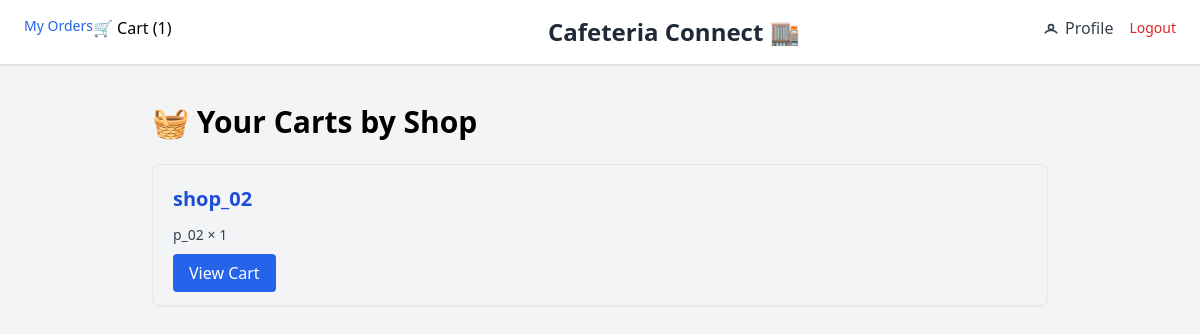
The app's page /cart/ (signed in) with its own data.
### cart/models.py (models this page shows, shortened)
class Cart(models.Model):
    user = models.ForeignKey(User, on_delete=models.CASCADE)
    shop = models.ForeignKey(Shop, on_delete=models.CASCADE)
    created_at = models.DateTimeField(auto_now_add=True)
    is_ordered = models.BooleanField(default=False)
    total_price = models.DecimalField(max_digits=10, decimal_places=2, default=0.00)
    coupon_code = models.CharField(max_length=50, blank=True, null=True)
    updated_at = models.DateTimeField(auto_now=True)

class CartItem(models.Model):
    cart = models.ForeignKey(Cart, on_delete=models.CASCADE, related_name='items', null=True)
    product = models.ForeignKey(Product, on_delete=models.CASCADE)
    quantity = models.PositiveIntegerField(default=0)
    created_at = models.DateTimeField(auto_now_add=True, null=True)
    price = models.DecimalField(max_digits=10, decimal_places=2, default=0.00)  # snapshot
    total_price = models.DecimalField(max_digits=10, decimal_places=2, default=0.00)

### shops/models.py (models this page shows, shortened)
class Shop(models.Model):
    owner = models.ForeignKey(User, on_delete=models.CASCADE)
    name = models.CharField(max_length=100)
    floor = models.IntegerField()
    contact = models.CharField(max_length=15)

class Product(models.Model):
    shop = models.ForeignKey(Shop, on_delete=models.CASCADE, related_name="products")
    name = models.CharField(max_length=255)
    sku = models.CharField(max_length=100, null=True)
    description = models.TextField(blank=True, null=True)
    price = models.DecimalField(max_digits=10, decimal_places=2)
    image = models.ImageField(upload_to="products/", blank=True, null=True)
    category = models.CharField(max_length=255, blank=True, null=True)
    stock = models.PositiveIntegerField(default=0)
    is_available = models.BooleanField(default=True)
    created_at = models.DateTimeField(auto_now_add=True, null=True)
    updated_at = models.DateTimeField(auto_now=True)

### cart/views.py (the view)
# urls.py: path('', views.cart_list_view, name='cart_list'),
@login_required
def cart_list_view(request):
    user_carts = Cart.objects.filter(user=request.user, is_ordered=False).prefetch_related('items', 'shop')
    return render(request, "cart/cart_list.html", {"carts": user_carts})

### cart/context_processors.py (called while the page is built)
def cart_item_count(request):
    count = 0
    current_cart = None
    if request.user.is_authenticated:
        current_cart = Cart.objects.filter(user=request.user).last()
        if current_cart:
            count = current_cart.items.count()
    return {
        "cart_item_count": count,
        "current_cart": current_cart,
    }

### cart/templates/cart/cart_list.html
{% extends 'base.html' %}
{% block content %}
<div class="max-w-4xl mx-auto mt-10">
  <h2 class="text-3xl font-bold mb-6">🧺 Your Carts by Shop</h2>
  {% if carts %}
    <div class="grid grid-cols-1 gap-6">
      {% for cart in carts %}
        <div class="border border-gray-200 rounded-lg p-5 shadow-sm">
          <h3 class="text-xl font-semibold mb-3 text-blue-700">{{ cart.shop.name }}</h3>
          <ul class="mb-4">
            {% for item in cart.items.all %}
              <li class="text-sm text-gray-700">{{ item.product.name }} × {{ item.quantity }}</li>
            {% endfor %}
          </ul>
          <a href="{% url 'view_cart' cart.id %}" class="text-white bg-blue-600 hover:bg-blue-700 px-4 py-2 rounded">View Cart</a>
        </div>
      {% endfor %}
    </div>
  {% else %}
    <p class="text-gray-500 text-lg text-center">🛒 You don't have any active carts.</p>
  {% endif %}
</div>
{% endblock %}

### records on screen
Cart: shop.name "shop_02"
CartItem: product.name "p_02", quantity "1"

### other values on screen
{{ cart_item_count }} "1"
